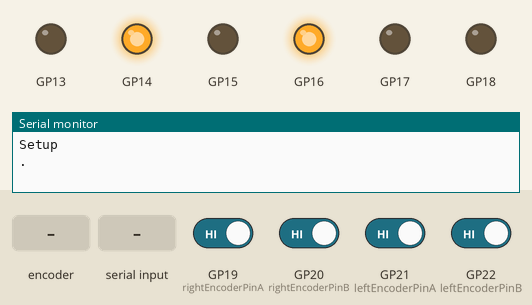
Bench run of a program on a simulated Raspberry Pi Pico. On the bench: output pins drawn as LEDs (lit = HIGH), the last lines printed to the serial monitor. The test bench sets the inputs (shaded band); at power-on: GP19 (rightEncoderPinA), GP20 (rightEncoderPinB), GP21 (leftEncoderPinA), GP22 (leftEncoderPinB) HIGH.

Above: at 1.2 s.
1.3 s: rotary encoder on GP19 (rightEncoderPinA) / GP20 (rightEncoderPinB) turned 1 step (first pin leading)
At 2.5 s:
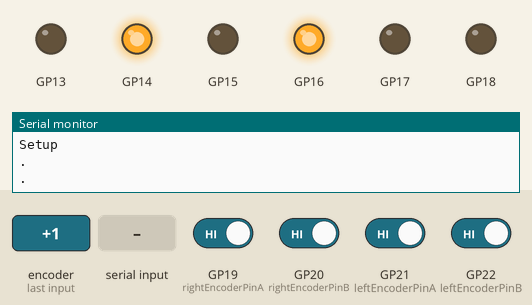
3.0 s: GP21 (leftEncoderPinA) driven LOW
At 3.6 s:
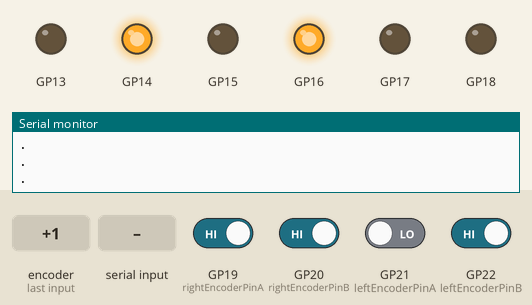
4.6 s: "A90\n" received over Serial
At 7.2 s:
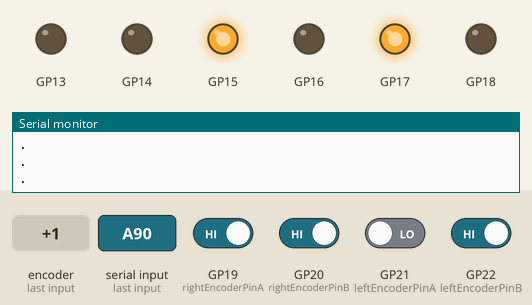
Timing chart, 0 to 8.7 s (numbered marks = the images above; inputs shaded):
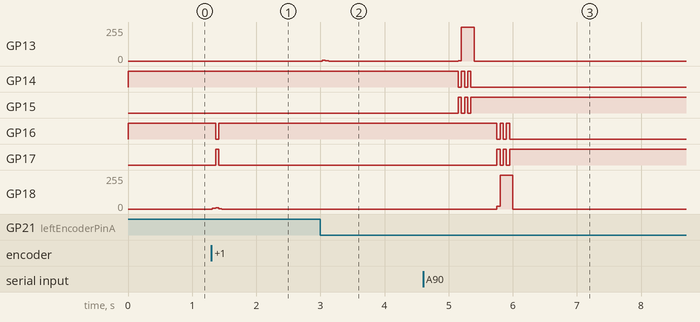

The program:

main.cpp
```cpp
#include <Arduino.h>
#include "MotorDriver.h"

// /media/lars/RPI-RP2

// #define DEBUG_PRINT

// Right motor global varibles
const int rightEncoderPinA = 19;
const int rightEncoderPinB = 20;
volatile long rightEncoderPos = 0;
bool lightLastEncoded = LOW;
const unsigned long printInterval = 1000;
unsigned long lastPrintTime = 0;

// Left motor global varibles
const int leftEncoderPinA = 21;
const int leftEncoderPinB = 22;
volatile long leftEncoderPos = 0;
bool leftLastEncoded = LOW;

// "Defines"
const int countsPerRev = 12 * 90;
const float wheelCircumference = 3.1415 * (65);
unsigned long lastTime = 0;
const unsigned long loopInterval = 50;
volatile long rightLastEncoderPos = 0;
volatile long leftLastEncoderPos = 0;

MotorDriver rightMotor(16, 17, 18, wheelCircumference);
MotorDriver leftMotor(14, 15, 13, wheelCircumference);

int targetLeftSpeed = 0;
int targetRightSpeed = 0;

float alpha = 0.8; // Example value, adjust as needed for your filter strength
float lastFilteredRightSpeed = 0;
float lastFilteredLeftSpeed = 0;

void RightUpdateEncoderISR()
{
  int MSB = digitalRead(rightEncoderPinA); // MSB = most significant bit
  int LSB = digitalRead(rightEncoderPinB); // LSB = least significant bit

  int encoded = (MSB << 1) | LSB;
  int sum = (lightLastEncoded << 2) | encoded;

  if (sum == 0b1101 || sum == 0b0100 || sum == 0b0010 || sum == 0b1011)
    rightEncoderPos++;
  if (sum == 0b1110 || sum == 0b0111 || sum == 0b0001 || sum == 0b1000)
    rightEncoderPos--;

  lightLastEncoded = encoded;
}

void LeftUpdateEncoderISR()
{
  int MSB = digitalRead(leftEncoderPinA); // MSB = most significant bit
  int LSB = digitalRead(leftEncoderPinB); // LSB = least significant bit

  int encoded = (MSB << 1) | LSB;
  int sum = (leftLastEncoded << 2) | encoded;

  if (sum == 0b1101 || sum == 0b0100 || sum == 0b0010 || sum == 0b1011)
    leftEncoderPos++;
  if (sum == 0b1110 || sum == 0b0111 || sum == 0b0001 || sum == 0b1000)
    leftEncoderPos--;

  leftLastEncoded = encoded;
}

void parseCommand(String command)
{

  command.trim();
  if (command.startsWith("P"))
  {
    float pGain = command.substring(1).toFloat();
    rightMotor.setProportionalGain(pGain);
    leftMotor.setProportionalGain(pGain);
  }
  else if (command.startsWith("I"))
  {
    float iGain = command.substring(1).toFloat();
    rightMotor.setIntegralGain(iGain);
    leftMotor.setIntegralGain(iGain);
  }
  else if (command.startsWith("D"))
  {
    float dGain = command.substring(1).toFloat();
    rightMotor.setDerivativeGain(dGain);
    leftMotor.setDerivativeGain(dGain);
  }
  else if (command.startsWith("A"))
  {
    alpha = command.substring(1).toFloat();
  }
  else if (command.startsWith("L") && command.indexOf("R") > -1)
  {
    int rIndex = command.indexOf("R");
    targetLeftSpeed = command.substring(1, rIndex).toInt();
    targetRightSpeed = command.substring(rIndex + 1).toInt();
  }
  else if (command.equals("GETSPEED"))
  {
    Serial.print("L");
    Serial.print(leftMotor.getCurrentSpeed()); // Assuming your motor driver can return current speed
    Serial.print(" R");
    Serial.println(rightMotor.getCurrentSpeed());
  }
}

void updateMotorSpeeds()
{
  // Here you might need to convert integer speed to the motor's speed unit if necessary
  leftMotor.setSpeedSetPoint(targetLeftSpeed);
  rightMotor.setSpeedSetPoint(targetRightSpeed);
}

void updateWheelSpeed()
{
  long interval = millis() - lastTime;

  // Right motor speed calculation
  float rightSpeedRaw = (1000.0 * (rightEncoderPos - rightLastEncoderPos) / interval) * wheelCircumference / countsPerRev;
  float filteredRightSpeed = alpha * rightSpeedRaw + (1 - alpha) * lastFilteredRightSpeed;
  rightMotor.updateSpeed(filteredRightSpeed);
  rightLastEncoderPos = rightEncoderPos;
  lastFilteredRightSpeed = filteredRightSpeed;

  // Left motor speed calculation
  float leftSpeedRaw = (1000.0 * (leftEncoderPos - leftLastEncoderPos) / interval) * wheelCircumference / countsPerRev;
  float filteredLeftSpeed = alpha * leftSpeedRaw + (1 - alpha) * lastFilteredLeftSpeed;
  leftMotor.updateSpeed(filteredLeftSpeed);
  leftLastEncoderPos = leftEncoderPos;
  lastFilteredLeftSpeed = filteredLeftSpeed;

  lastTime = millis();
}

void setup()
{
  Serial.begin(115200);
  Serial.println("Setup");

  attachInterrupt(digitalPinToInterrupt(rightEncoderPinA), RightUpdateEncoderISR, CHANGE);
  attachInterrupt(digitalPinToInterrupt(rightEncoderPinB), RightUpdateEncoderISR, CHANGE);
  pinMode(rightEncoderPinA, INPUT);
  pinMode(rightEncoderPinB, INPUT);

  attachInterrupt(digitalPinToInterrupt(leftEncoderPinA), LeftUpdateEncoderISR, CHANGE);
  attachInterrupt(digitalPinToInterrupt(leftEncoderPinB), LeftUpdateEncoderISR, CHANGE);
  pinMode(leftEncoderPinA, INPUT);
  pinMode(leftEncoderPinB, INPUT);

  leftMotor.initialize(1.5, 0.2, 0.05);
  rightMotor.initialize(1.5, 0.2, 0.05);
}

void loop()
{

  if (millis() - lastPrintTime >= printInterval)
  {
    Serial.println(".");
    lastPrintTime = millis();
  }

  if (millis() - lastTime >= loopInterval)
  {
    updateWheelSpeed();
    updateMotorSpeeds();

#ifdef DEBUG_PRINT

    Serial.print(">Right_speed: ");
    Serial.println(rightMotor.getCurrentSpeed());

    Serial.print(">Left_speed: ");
    Serial.println(leftMotor.getCurrentSpeed());

    Serial.print(">Left_SP: ");
    Serial.println(targetLeftSpeed);

    Serial.print(">Right_SP: ");
    Serial.println(targetRightSpeed);

    Serial.print(">P_gain: ");
    Serial.println(rightMotor.getProportionalGain());

    Serial.print(">I_gain: ");
    Serial.println(rightMotor.getIntegralGain());

    Serial.print(">D_gain: ");
    Serial.println(rightMotor.getDerivativeGain());

    Serial.print(">Alpha: ");
    Serial.println(alpha);

#endif
  lastTime = millis();
  }

  if (Serial.available() > 0)
  {
    String command = Serial.readStringUntil('\n');
    parseCommand(command);
  }


}
```

Measured:
- after the input at 1.3 s, GP16: HIGH → LOW after 0.07 s, → HIGH 0.05 s later; GP17: LOW → HIGH after 0.07 s, → LOW 0.05 s later; GP18: 0/255 → 5/255 at once, → 8/255 0.05 s later, → 3/255 0.05 s later, → 0/255 0.05 s later
- after the input at 3.0 s, GP13: 0/255 → 5/255 at once, → 1/255 0.05 s later, → 0/255 0.05 s later
- after the input at 4.6 s, GP13: 0/255 → 255/255 after 0.55 s, → 0/255 0.25 s later; GP14: alternates HIGH for 0.05 s and LOW for 0.05 s, 5 changes in all, then stays LOW, starting after 0.55 s
